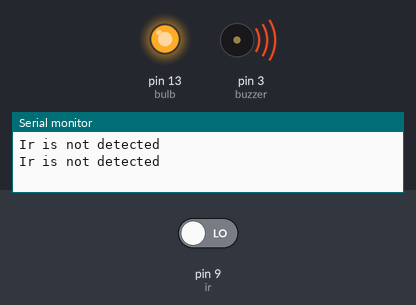
The sketch below on a simulated Arduino Uno, built with avr-gcc and run on an emulated ATmega328P. Parts: output pins drawn as LEDs (lit = HIGH), buzzer (waves = sounding), the last lines printed to the serial monitor. Inputs (shaded band) come from the test bench; at power-on: pin 9 (ir) LOW. Pins used as bus, display or sensor lines are not drawn.

Above: at 1.65 s.
2.3 s: pin 9 (ir) driven HIGH
At 2.7 s:
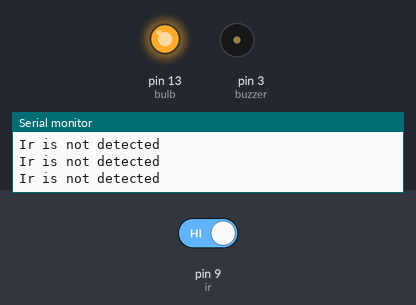
5.7 s: pin 9 (ir) driven LOW
At 6.65 s:
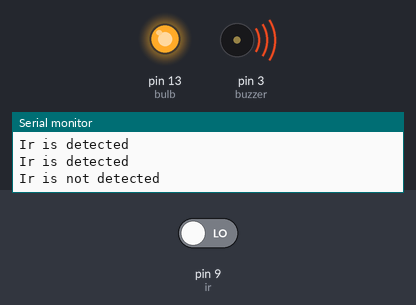
Timing chart, 0 to 15.1 s (numbered marks = the images above; inputs shaded):
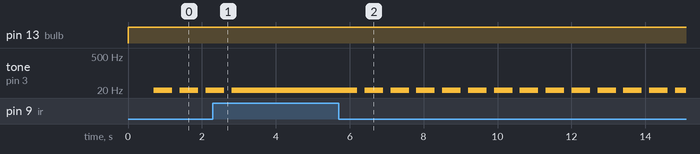

Measured:
- after the input at 5.7 s, tone on pin 3 (buzzer): alternates 5 Hz for 0.50 s and silent for 0.20 s, starting after 0.51 s

The sketch:

IR.ino
```cpp
int bulb = 13;
int buzzer = 3;
int ir = 9;

void setup(){
  pinMode(ir, INPUT);
  pinMode(bulb, OUTPUT);
  pinMode(buzzer, OUTPUT);
  Serial.begin(9600);
}

void loop (){
  if (digitalRead(ir) == HIGH)
  {
    digitalWrite(bulb, HIGH);
    delay(100);
    digitalWrite(bulb, LOW);
    digitalWrite(buzzer, HIGH);
    Serial.println("Ir is detected");
    tone(buzzer, 10, 500);

  }
  else
  {
    digitalWrite(bulb, HIGH);
    delay(700);
    digitalWrite(bulb, LOW);
    digitalWrite(buzzer, HIGH);
    tone(buzzer, 5, 500);
    Serial.println("Ir is not detected");

  }
}
```
